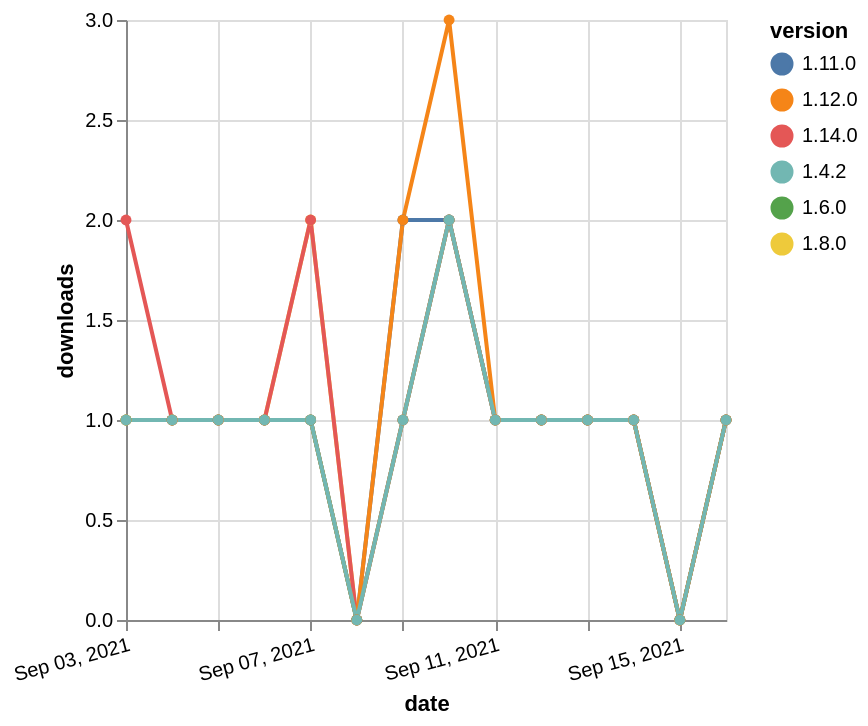

Write the Vega-Lite specification saved for this chart.
### Vega-Lite specification from a JSON file in a GitHub repository (floating-point values rounded to 4 significant figures)
{"$schema": "https://vega.github.io/schema/vega-lite/v5.json", "description": "A simple bar chart with embedded data.", "data": {"values": [{"date": "2021-09-03", "total": 139, "delta": 1, "version": "1.11.0"}, {"date": "2021-09-04", "total": 140, "delta": 1, "version": "1.11.0"}, {"date": "2021-09-05", "total": 141, "delta": 1, "version": "1.11.0"}, {"date": "2021-09-06", "total": 142, "delta": 1, "version": "1.11.0"}, {"date": "2021-09-07", "total": 143, "delta": 1, "version": "1.11.0"}, {"date": "2021-09-08", "total": 143, "delta": 0, "version": "1.11.0"}, {"date": "2021-09-09", "total": 145, "delta": 2, "version": "1.11.0"}, {"date": "2021-09-10", "total": 147, "delta": 2, "version": "1.11.0"}, {"date": "2021-09-11", "total": 148, "delta": 1, "version": "1.11.0"}, {"date": "2021-09-12", "total": 149, "delta": 1, "version": "1.11.0"}, {"date": "2021-09-13", "total": 150, "delta": 1, "version": "1.11.0"}, {"date": "2021-09-14", "total": 151, "delta": 1, "version": "1.11.0"}, {"date": "2021-09-15", "total": 151, "delta": 0, "version": "1.11.0"}, {"date": "2021-09-16", "total": 152, "delta": 1, "version": "1.11.0"}, {"date": "2021-09-03", "total": 420, "delta": 1, "version": "1.6.0"}, {"date": "2021-09-04", "total": 421, "delta": 1, "version": "1.6.0"}, {"date": "2021-09-05", "total": 422, "delta": 1, "version": "1.6.0"}, {"date": "2021-09-06", "total": 423, "delta": 1, "version": "1.6.0"}, {"date": "2021-09-07", "total": 424, "delta": 1, "version": "1.6.0"}, {"date": "2021-09-08", "total": 424, "delta": 0, "version": "1.6.0"}, {"date": "2021-09-09", "total": 425, "delta": 1, "version": "1.6.0"}, {"date": "2021-09-10", "total": 427, "delta": 2, "version": "1.6.0"}, {"date": "2021-09-11", "total": 428, "delta": 1, "version": "1.6.0"}, {"date": "2021-09-12", "total": 429, "delta": 1, "version": "1.6.0"}, {"date": "2021-09-13", "total": 430, "delta": 1, "version": "1.6.0"}, {"date": "2021-09-14", "total": 431, "delta": 1, "version": "1.6.0"}, {"date": "2021-09-15", "total": 431, "delta": 0, "version": "1.6.0"}, {"date": "2021-09-16", "total": 432, "delta": 1, "version": "1.6.0"}, {"date": "2021-09-03", "total": 375, "delta": 1, "version": "1.8.0"}, {"date": "2021-09-04", "total": 376, "delta": 1, "version": "1.8.0"}, {"date": "2021-09-05", "total": 377, "delta": 1, "version": "1.8.0"}, {"date": "2021-09-06", "total": 378, "delta": 1, "version": "1.8.0"}, {"date": "2021-09-07", "total": 380, "delta": 2, "version": "1.8.0"}, {"date": "2021-09-08", "total": 380, "delta": 0, "version": "1.8.0"}, {"date": "2021-09-09", "total": 381, "delta": 1, "version": "1.8.0"}, {"date": "2021-09-10", "total": 383, "delta": 2, "version": "1.8.0"}, {"date": "2021-09-11", "total": 384, "delta": 1, "version": "1.8.0"}, {"date": "2021-09-12", "total": 385, "delta": 1, "version": "1.8.0"}, {"date": "2021-09-13", "total": 386, "delta": 1, "version": "1.8.0"}, {"date": "2021-09-14", "total": 387, "delta": 1, "version": "1.8.0"}, {"date": "2021-09-15", "total": 387, "delta": 0, "version": "1.8.0"}, {"date": "2021-09-16", "total": 388, "delta": 1, "version": "1.8.0"}, {"date": "2021-09-03", "total": 115, "delta": 2, "version": "1.14.0"}, {"date": "2021-09-04", "total": 116, "delta": 1, "version": "1.14.0"}, {"date": "2021-09-05", "total": 117, "delta": 1, "version": "1.14.0"}, {"date": "2021-09-06", "total": 118, "delta": 1, "version": "1.14.0"}, {"date": "2021-09-07", "total": 120, "delta": 2, "version": "1.14.0"}, {"date": "2021-09-08", "total": 120, "delta": 0, "version": "1.14.0"}, {"date": "2021-09-09", "total": 121, "delta": 1, "version": "1.14.0"}, {"date": "2021-09-10", "total": 123, "delta": 2, "version": "1.14.0"}, {"date": "2021-09-11", "total": 124, "delta": 1, "version": "1.14.0"}, {"date": "2021-09-12", "total": 125, "delta": 1, "version": "1.14.0"}, {"date": "2021-09-13", "total": 126, "delta": 1, "version": "1.14.0"}, {"date": "2021-09-14", "total": 127, "delta": 1, "version": "1.14.0"}, {"date": "2021-09-15", "total": 127, "delta": 0, "version": "1.14.0"}, {"date": "2021-09-16", "total": 128, "delta": 1, "version": "1.14.0"}, {"date": "2021-09-03", "total": 173, "delta": 1, "version": "1.12.0"}, {"date": "2021-09-04", "total": 174, "delta": 1, "version": "1.12.0"}, {"date": "2021-09-05", "total": 175, "delta": 1, "version": "1.12.0"}, {"date": "2021-09-06", "total": 176, "delta": 1, "version": "1.12.0"}, {"date": "2021-09-07", "total": 177, "delta": 1, "version": "1.12.0"}, {"date": "2021-09-08", "total": 177, "delta": 0, "version": "1.12.0"}, {"date": "2021-09-09", "total": 179, "delta": 2, "version": "1.12.0"}, {"date": "2021-09-10", "total": 182, "delta": 3, "version": "1.12.0"}, {"date": "2021-09-11", "total": 183, "delta": 1, "version": "1.12.0"}, {"date": "2021-09-12", "total": 184, "delta": 1, "version": "1.12.0"}, {"date": "2021-09-13", "total": 185, "delta": 1, "version": "1.12.0"}, {"date": "2021-09-14", "total": 186, "delta": 1, "version": "1.12.0"}, {"date": "2021-09-15", "total": 186, "delta": 0, "version": "1.12.0"}, {"date": "2021-09-16", "total": 187, "delta": 1, "version": "1.12.0"}, {"date": "2021-09-03", "total": 318, "delta": 1, "version": "1.4.2"}, {"date": "2021-09-04", "total": 319, "delta": 1, "version": "1.4.2"}, {"date": "2021-09-05", "total": 320, "delta": 1, "version": "1.4.2"}, {"date": "2021-09-06", "total": 321, "delta": 1, "version": "1.4.2"}, {"date": "2021-09-07", "total": 322, "delta": 1, "version": "1.4.2"}, {"date": "2021-09-08", "total": 322, "delta": 0, "version": "1.4.2"}, {"date": "2021-09-09", "total": 323, "delta": 1, "version": "1.4.2"}, {"date": "2021-09-10", "total": 325, "delta": 2, "version": "1.4.2"}, {"date": "2021-09-11", "total": 326, "delta": 1, "version": "1.4.2"}, {"date": "2021-09-12", "total": 327, "delta": 1, "version": "1.4.2"}, {"date": "2021-09-13", "total": 328, "delta": 1, "version": "1.4.2"}, {"date": "2021-09-14", "total": 329, "delta": 1, "version": "1.4.2"}, {"date": "2021-09-15", "total": 329, "delta": 0, "version": "1.4.2"}, {"date": "2021-09-16", "total": 330, "delta": 1, "version": "1.4.2"}]}, "width": "container", "mark": {"type": "line", "point": {"filled": true}}, "encoding": {"x": {"field": "date", "type": "temporal", "timeUnit": "yearmonthdate", "title": "date", "axis": {"labelAngle": -15}}, "y": {"field": "delta", "type": "quantitative", "title": "downloads"}, "color": {"field": "version", "type": "nominal"}, "tooltip": {"field": "delta"}}}
